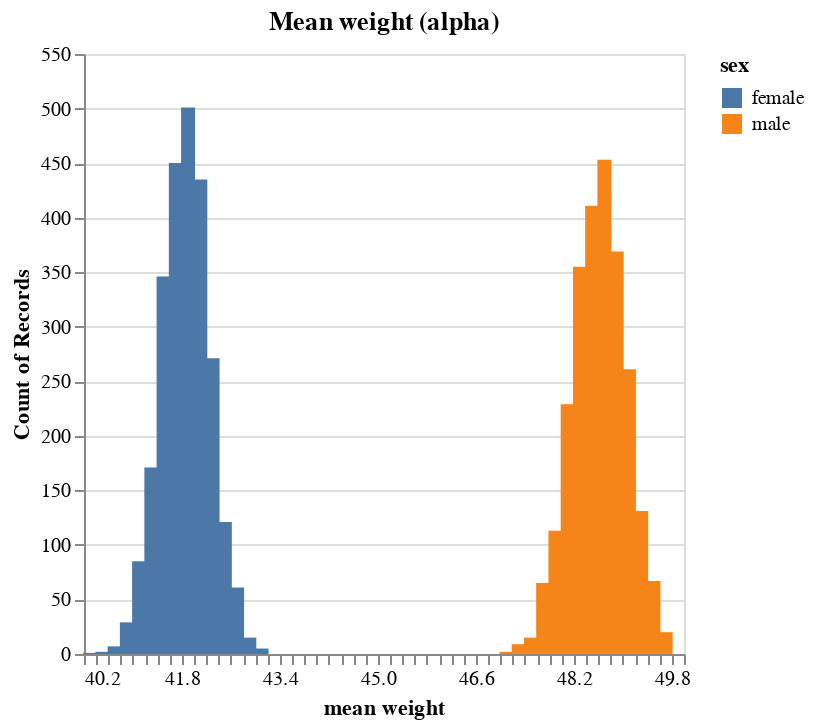

The code cell stored with this chart in its notebook:
### Code cell
# plot posterior mean weight
df = alpha_df[:2500][["female", "male"]].melt(var_name="sex", value_name="alpha")

hist = (
    alt.Chart(df, title="Mean weight (alpha)")
    .mark_bar(size=7)
    .encode(
        x=alt.X("alpha", title="mean weight", bin=alt.BinParams(maxbins=70)),
        y=alt.Y("count()", stack=None),
        color="sex",
    )
)

hist

### Figure 1 — Vega-Lite specification as saved in the notebook (floating-point values rounded to 4 significant figures; data arrays with more than 128 entries replaced by an {"elided": "..."} marker saying what was removed)
{"$schema": "https://vega.github.io/schema/vega-lite/v5.20.1.json", "config": {"view": {"continuousHeight": 300, "continuousWidth": 300}}, "data": {"name": "data-c075af22fdad62378235a9105ff82170"}, "datasets": {"data-c075af22fdad62378235a9105ff82170": {"elided": "5000 records"}}, "encoding": {"color": {"field": "sex", "type": "nominal"}, "x": {"bin": {"maxbins": 70}, "field": "alpha", "title": "mean weight", "type": "quantitative"}, "y": {"aggregate": "count", "stack": null, "type": "quantitative"}}, "mark": {"size": 7, "type": "bar"}, "title": "Mean weight (alpha)"}
